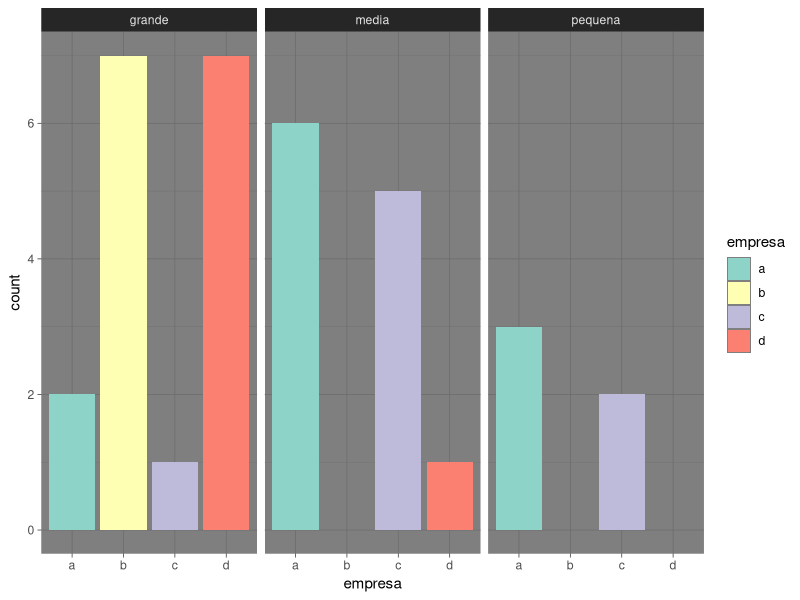
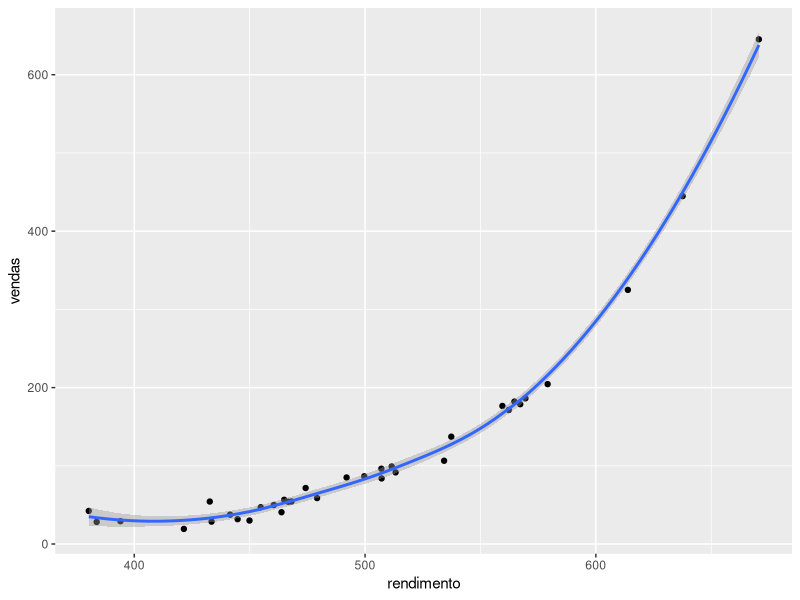
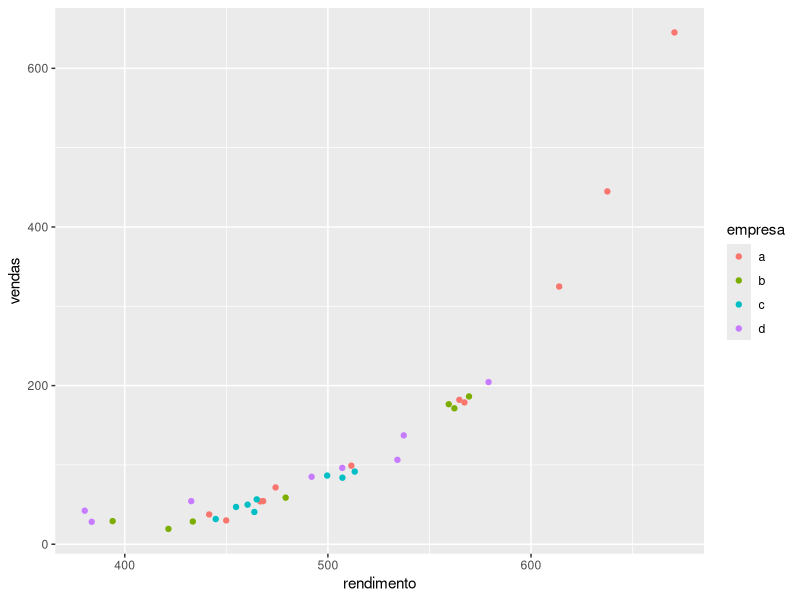

These charts were generated, in order, by the following R code: (Note: this script raises an error after producing the figures.)
install.packages('ggplot2')
library(ggplot2)

dados1 = read.csv('dados_plot.csv',sep = ',',dec = '.',header = T)
head(dados1)
names(dados1)=c('linha','empresa','rendimento','tamanho','vendas','palavras','palavra_livre')
dados1
tapply(dados1$rendimento, dados1$empresa, mean)

ggplot(dados1, aes(empresa,fill=empresa))+geom_bar()+scale_fill_brewer(palette='Set3')+theme_dark()+facet_wrap(~tamanho)

#tendencia
ggplot(dados1, aes(rendimento, vendas))+geom_point()+geom_smooth()
#cor
ggplot(dados1, aes(rendimento, vendas, col=empresa))+geom_point()
#tendencia por empresa
ggplot(dados1, aes(rendimento, vendas, col=empresa))+geom_point()+geom_smooth(s)
#revomer desvio padrao (standard false)
ggplot(dados1, aes(rendimento, vendas, col=empresa))+geom_point()+geom_smooth(se=F)
#tendencia por empresa separados
ggplot(dados1, aes(rendimento, vendas, col=empresa))+geom_point()+geom_smooth(se=F)+facet_wrap(~empresa)



####histograma####
#para variavel numerica continua

ggplot(dados1,aes(rendimento))+geom_histogram()

#numero de grupos
ggplot(dados1,aes(rendimento))+geom_histogram(bins=5)

#cor
ggplot(dados1,aes(rendimento))+geom_histogram(bins=5,fill='orange')

#aes
ggplot(dados1,aes(rendimento))+geom_histogram(aes(fill=empresa),bins=5)
#ggplot(dados1,aes(rendimento))+geom_histogram(aes(fill=palavras),bins=5)

#linha e probabilidade
ggplot(dados1,aes(rendimento))+geom_density()

#por empresa
ggplot(dados1,aes(rendimento))+geom_density(aes(fill=factor(empresa)))

#cor transparente
ggplot(dados1,aes(rendimento))+geom_density(aes(fill=factor(empresa)),alpha=0.6)
#ggplot(dados1,aes(rendimento))+geom_density(aes(fill=factor(palavra_livre)),alpha=0.5)



####boxplot####
ggplot(dados1,aes(y=rendimento))+geom_boxplot()

#por empresa
ggplot(dados1,aes(x=empresa,y=rendimento))+geom_boxplot()

#cor
ggplot(dados1,aes(x=empresa,y=rendimento,fill=empresa))+geom_boxplot()

tapply(dados1$rendimento,dados1$empresa,sd)

#comparar por tamanho
ggplot(dados1,aes(x=empresa,y=rendimento,fill=empresa))+geom_boxplot()+facet_wrap(~tamanho)
#ggplot(dados1,aes(x=empresa,y=rendimento,fill=empresa))+geom_boxplot()+facet_wrap(~empresa)

ggplot(dados1,aes(x=empresa,y=rendimento,fill=empresa))+geom_violin()


